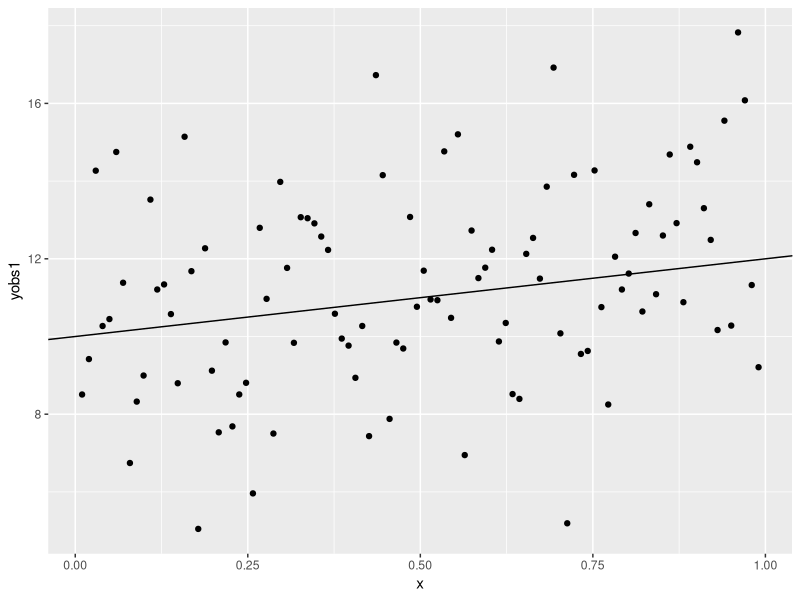
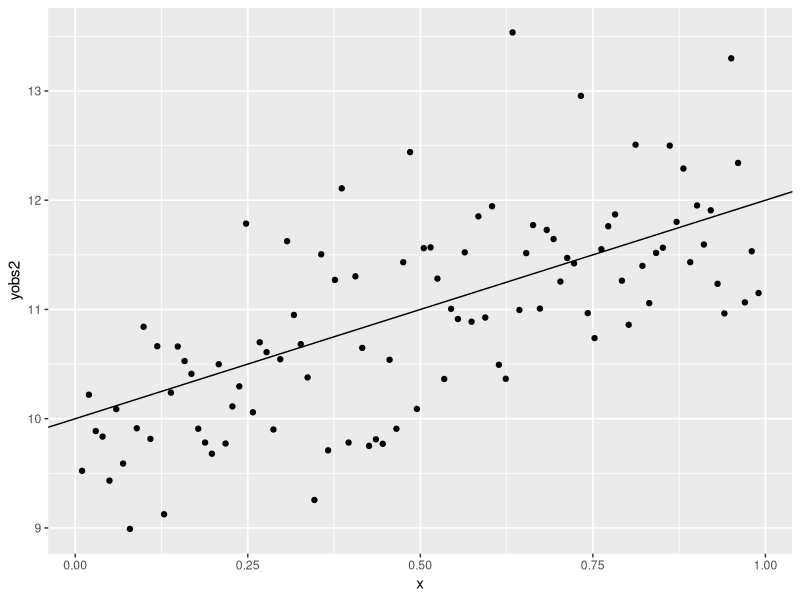
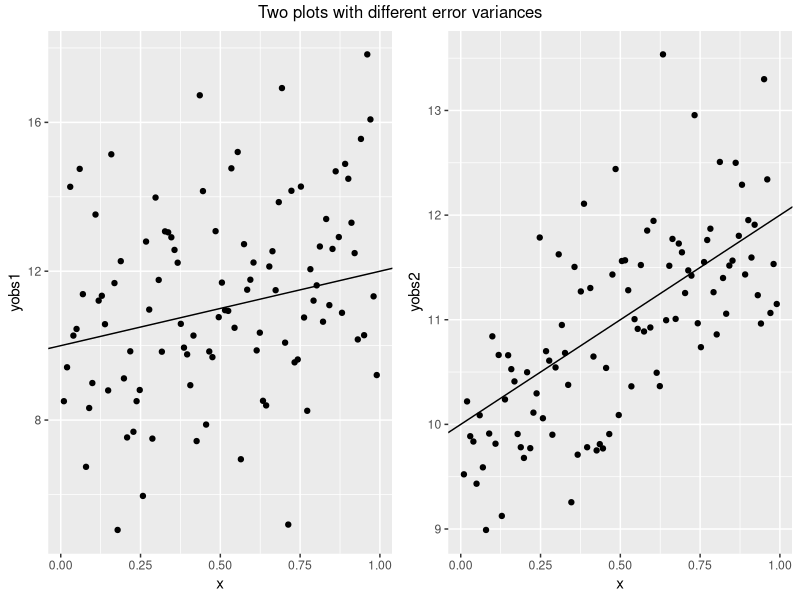
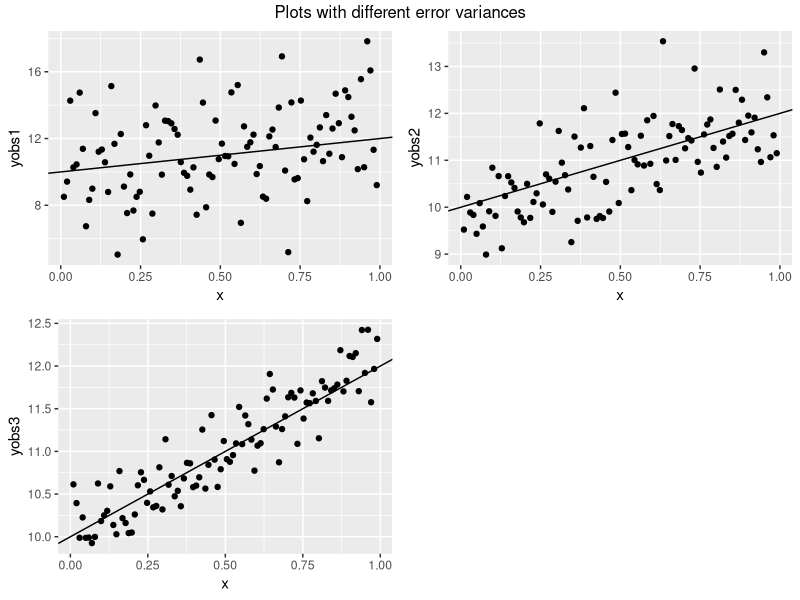
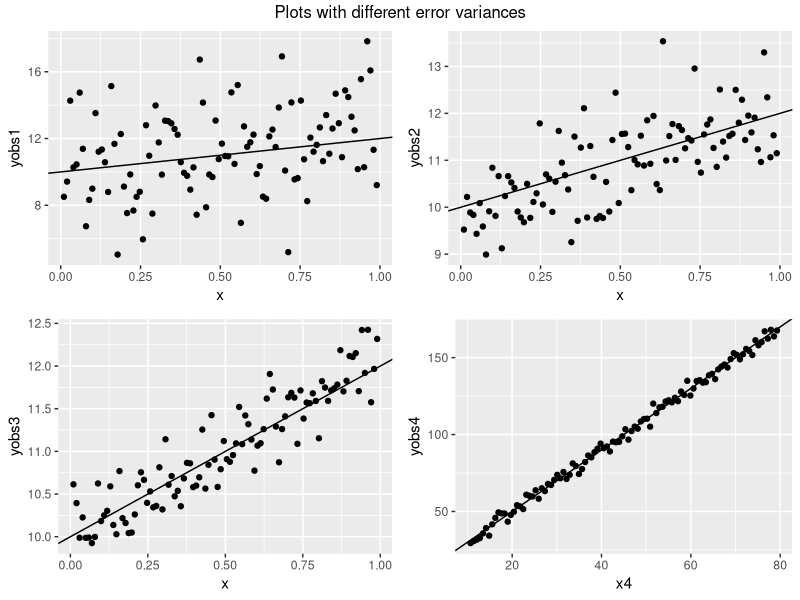

Generate these figures, in order, with R:
## ---- chunk 1
## Set the state for random number generation in R
set.seed(123)

# Pick the number of observations
n <- 100

# Pick the values for the intercept and the slope
beta0 <- 10
beta1 <- 2

# Assume the error has a normal distribution
# Pick the mean and standard deviation
mu <- 0
sigma1 <- 2.7

# Pick the errors
err1 <- rnorm(n, mean = mu, sd = sigma1)

# Pick the observed inputs
x <- 1:n/(n+1)

# Generate the observed outputs
yobs1 <- beta0 + beta1*x + err1

# Repeat with a different error standard deviation
sigma2 <- 0.7
err2 <- rnorm(n, mean = mu, sd = sigma2)
yobs2 <- beta0 + beta1*x + err2

# Make a dataframe
my_data <- data.frame(x, yobs1, yobs2)

## ---- chunk 2
install.packages("ggplot2", repos = "http://cran.r-project.org")
library(ggplot2)
## ---- chunk 3
p1 <- qplot(x, yobs1) + 
  geom_abline(intercept = beta0, slope = beta1)
p1
## ---- chunk 4
p2 <- qplot(x, yobs2) + 
  geom_abline(intercept = beta0, slope = beta1)
p2
## ---- chunk 5
library(grid)
library(gridExtra)
grid.arrange(p1, p2, ncol = 2, top = "Two plots with different error variances")
## ---- chunk 6
## Set the state for random number generation in R
set.seed(123)

# Pick the number of observations
n <- 100

# Pick the values for the intercept and the slope
beta0 <- 10
beta1 <- 2

# Assume the error has a normal distribution
# Pick the mean and standard deviation
mu <- 0
sigma1 <- 2.7
sigma2 <- 0.7
sigma3 <- 0.27

# Pick the errors
err1 <- rnorm(n, mean = mu, sd = sigma1)
err2 <- rnorm(n, mean = mu, sd = sigma2)
err3 <- rnorm(n, mean = mu, sd = sigma3)

# Pick the observed inputs
x <- 1:n/(n+1)

# Generate the observed outputs
yobs1 <- beta0 + beta1*x + err1
yobs2 <- beta0 + beta1*x + err2
yobs3 <- beta0 + beta1*x + err3

# Make a dataframe
my_data <- data.frame(x, yobs1, yobs2, yobs3)
## ---- chunk 7
library(ggplot2)
p1 <- qplot(x, yobs1) + geom_abline(intercept = beta0, slope = beta1)
p2 <- qplot(x, yobs2) + geom_abline(intercept = beta0, slope = beta1)
p3 <- qplot(x, yobs3) + geom_abline(intercept = beta0, slope = beta1)
## ---- chunk 8
library(grid)
library(gridExtra)
grid.arrange(p1, p2, p3, ncol = 2, top = "Plots with different error variances")
## ---- chunk 9
# Answer:
# As the standard error gets small the data appear to cluster around the true line tightly since the x range is the same in all the plots  
## ---- chunk 10
# Pick the mean and standard deviation
mu <- 0
sigma4 <- 2.7

# Pick the errors
err4 <- rnorm(n, mean = mu, sd = sigma4)

# Pick the observed inputs
x <- 1:n/(n+1)
x4 <- 10 + 70*x

# Generate the observed outputs
yobs4 <- beta0 + beta1*x4 + err4

# Make a dataframe
my_data <- data.frame(x, yobs1, yobs2, yobs3, x4, yobs4)
## ---- chunk 11
p4 <- qplot(x4, yobs4)
p4 <- p4 + geom_abline(intercept = beta0, slope = beta1)
## ---- chunk 12
library(grid)
library(gridExtra)
grid.arrange(p1, p2, p3, p4, ncol = 2, top = "Plots with different error variances")
## ---- chunk 13
# Answer:
# As the standard error gets small the data appear to cluster around the true line tightly since the x range is the same in three plots; but, in the plot with x4 the data also appears to cluster tightly even though the standard error is the same as the first plot. 
# This appearence is caused by the bigger range for x4.
